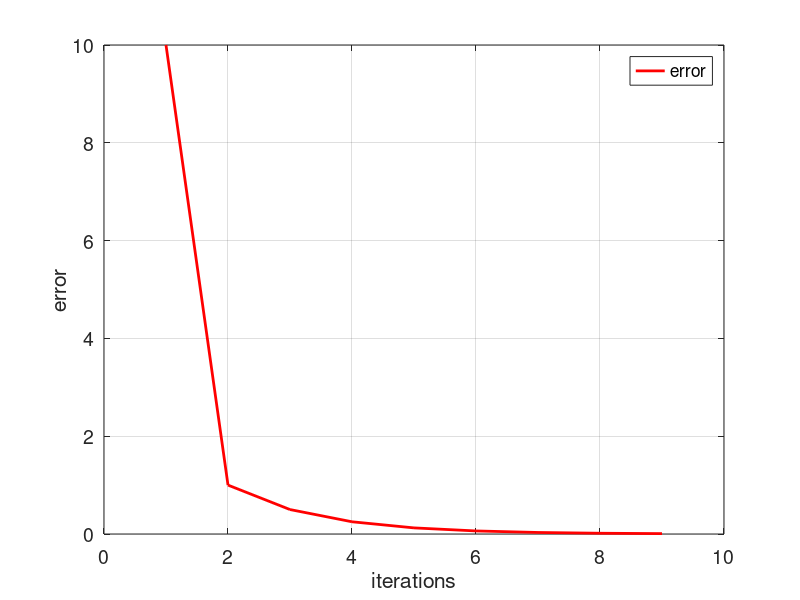

Write the MATLAB code that produced this figure.
xl=-2
xu=0
i=1
e(i)= 10

while(e(i)>0.01)
    
xr=(xl+xu)/2

g_xl = xl^4-1-(3*exp(xl));
g_xr = xr^4-1-(3*exp(xr));
g_xu = xu^4-1-(3*exp(xu));


if(g_xl*g_xr < 0 )
    xu = xr
    e(i+1) = abs(xr-xl);
end

if (g_xu*g_xr < 0 )
    xl = xr
    e(i+1) = abs(xu -xr);
end
i = i+1;
if (g_xu*g_xr ==0 )
    xr = xr;
end

end

fprintf('Profe le cambie los intervalos porque con los que daba el examen no se podia resolver y en los que puse si hay raiz\n');


tamanio = size (e)
ite = 1:1:tamanio (2);

figure ('DefaultAxesFontsize', 14)
set (gcf, 'color','white');
plot(ite,e,'color',[1 0 0],'LineWidth', 2);
grid on
xlabel('iterations')
ylabel('error')
legend('error')